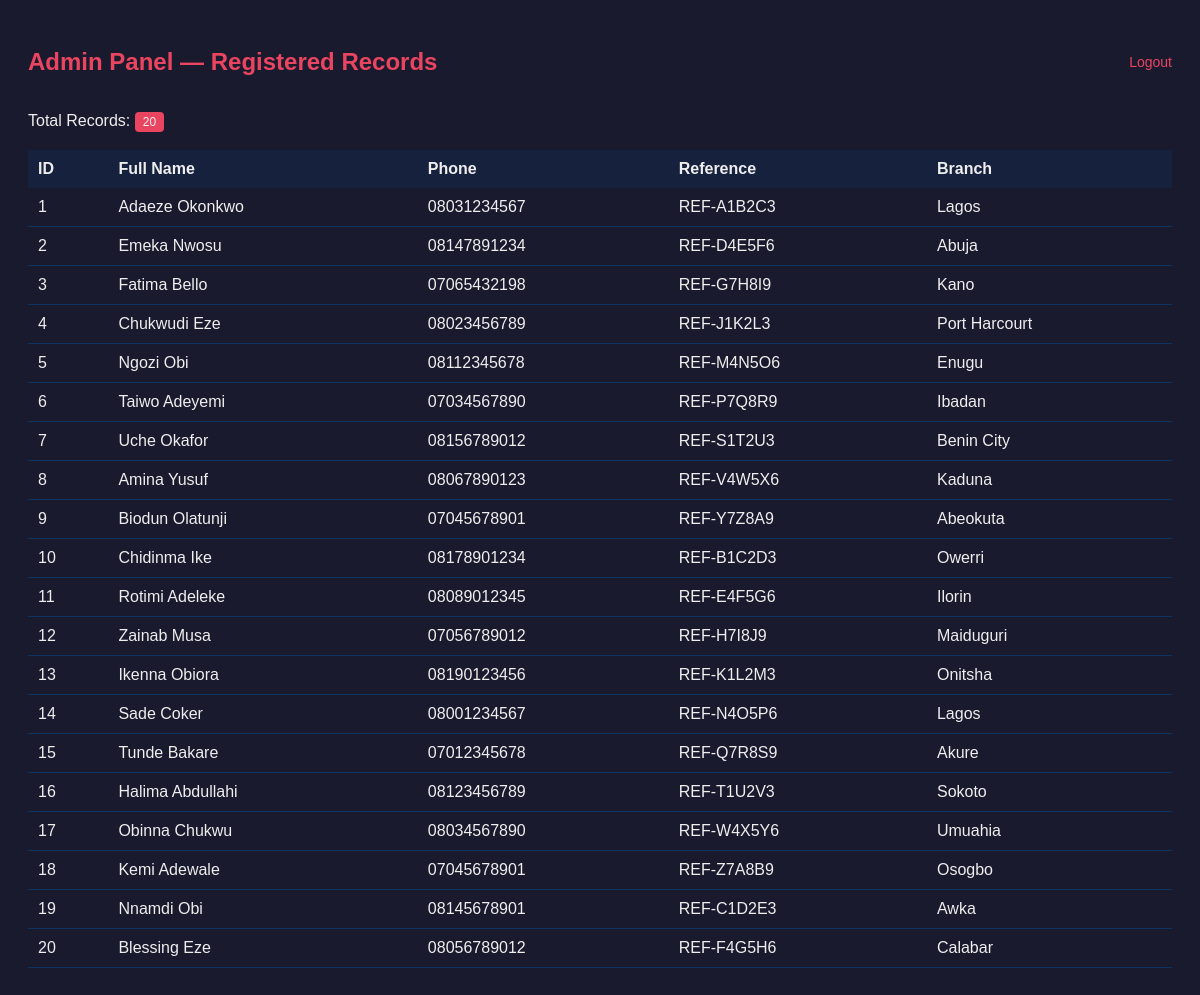
Page /app/admin/records.php (signed in) on the committed database.
### tables this page shows
CREATE TABLE IF NOT EXISTS records (
  id INT AUTO_INCREMENT PRIMARY KEY,
  full_name VARCHAR(100),
  phone VARCHAR(20),
  reference VARCHAR(20),
  branch VARCHAR(50)
);

### app/admin/records.php (the view, shortened to what this page needs)
<?php
require_once 'includes/conn.php';
?>
<!DOCTYPE html>
<html>
<head>
</head>
<body>
  <div class="header">
    <h2>Admin Panel — Registered Records</h2>
    <a class="logout" href="/logout.php">Logout</a>
  </div>
  <p>Total Records: <span class="badge">
    <?php
      $count = $conn->query("SELECT COUNT(*) as total FROM records");
      echo $count->fetch_assoc()['total'];
    ?>
  </span></p>
  <table>
    <tr>
      <th>ID</th>
      <th>Full Name</th>
      <th>Phone</th>
      <th>Reference</th>
      <th>Branch</th>
    </tr>
    <?php
      $result = $conn->query("SELECT * FROM records");
      while ($row = $result->fetch_assoc()):
    ?>
    <tr>
      <td><?= $row['id'] ?></td>
      <td><?= $row['full_name'] ?></td>
      <td><?= $row['phone'] ?></td>
      <td><?= $row['reference'] ?></td>
      <td><?= $row['branch'] ?></td>
    </tr>
    <?php endwhile; ?>
  </table>
</body>
</html>

### app/admin/records.php (style rules this page uses)
body { font-family: Arial, sans-serif; background: #1a1a2e; color: #eee; padding: 20px; }
h2 { color: #e94560; }
table { width: 100%; border-collapse: collapse; margin-top: 20px; }
th { background: #16213e; padding: 10px; text-align: left; }
td { padding: 10px; border-bottom: 1px solid #0f3460; }
.badge { background: #e94560; padding: 3px 8px; border-radius: 4px; font-size: 12px; }
.header { display: flex; justify-content: space-between; align-items: center; }
a.logout { color: #e94560; text-decoration: none; font-size: 14px; }

### rows in the picture
records: id "1", full_name "Adaeze Okonkwo", phone "08031234567", reference "REF-A1B2C3", branch "Lagos"
records: id "2", full_name "Emeka Nwosu", phone "08147891234", reference "REF-D4E5F6", branch "Abuja"
records: id "3", full_name "Fatima Bello", phone "07065432198", reference "REF-G7H8I9", branch "Kano"
records: id "4", full_name "Chukwudi Eze", phone "08023456789", reference "REF-J1K2L3", branch "Port Harcourt"
records: id "5", full_name "Ngozi Obi", phone "08112345678", reference "REF-M4N5O6", branch "Enugu"
records: id "6", full_name "Taiwo Adeyemi", phone "07034567890", reference "REF-P7Q8R9", branch "Ibadan"
records: id "7", full_name "Uche Okafor", phone "08156789012", reference "REF-S1T2U3", branch "Benin City"
records: id "8", full_name "Amina Yusuf", phone "08067890123", reference "REF-V4W5X6", branch "Kaduna"
records: id "9", full_name "Biodun Olatunji", phone "07045678901", reference "REF-Y7Z8A9", branch "Abeokuta"
records: id "10", full_name "Chidinma Ike", phone "08178901234", reference "REF-B1C2D3", branch "Owerri"
records: id "11", full_name "Rotimi Adeleke", phone "08089012345", reference "REF-E4F5G6", branch "Ilorin"
records: id "12", full_name "Zainab Musa", phone "07056789012", reference "REF-H7I8J9", branch "Maiduguri"
records: id "13", full_name "Ikenna Obiora", phone "08190123456", reference "REF-K1L2M3", branch "Onitsha"
records: id "14", full_name "Sade Coker", phone "08001234567", reference "REF-N4O5P6", branch "Lagos"
records: id "15", full_name "Tunde Bakare", phone "07012345678", reference "REF-Q7R8S9", branch "Akure"
records: id "16", full_name "Halima Abdullahi", phone "08123456789", reference "REF-T1U2V3", branch "Sokoto"
records: id "17", full_name "Obinna Chukwu", phone "08034567890", reference "REF-W4X5Y6", branch "Umuahia"
records: id "18", full_name "Kemi Adewale", phone "07045678901", reference "REF-Z7A8B9", branch "Osogbo"
records: id "19", full_name "Nnamdi Obi", phone "08145678901", reference "REF-C1D2E3", branch "Awka"
records: id "20", full_name "Blessing Eze", phone "08056789012", reference "REF-F4G5H6", branch "Calabar"

### other values in the picture
$count->fetch_assoc()['total'] "20"
